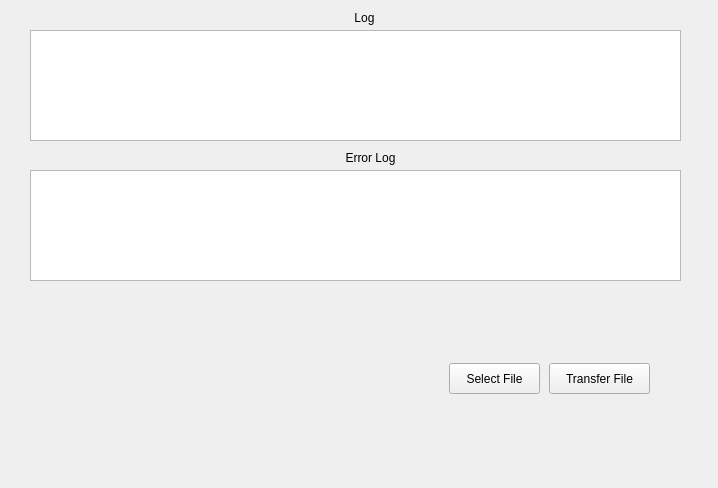
<?xml version="1.0" encoding="UTF-8"?>
<ui version="4.0">
 <class>Widget</class>
 <widget class="QWidget" name="Widget">
  <property name="geometry">
   <rect>
    <x>0</x>
    <y>0</y>
    <width>718</width>
    <height>488</height>
   </rect>
  </property>
  <property name="windowTitle">
   <string>Server</string>
  </property>
  <widget class="QTextEdit" name="textEdit">
   <property name="geometry">
    <rect>
     <x>30</x>
     <y>30</y>
     <width>651</width>
     <height>111</height>
    </rect>
   </property>
  </widget>
  <widget class="QPushButton" name="btnSelect">
   <property name="geometry">
    <rect>
     <x>449</x>
     <y>363</y>
     <width>91</width>
     <height>31</height>
    </rect>
   </property>
   <property name="text">
    <string>Select File</string>
   </property>
  </widget>
  <widget class="QPushButton" name="btnSend">
   <property name="geometry">
    <rect>
     <x>549</x>
     <y>363</y>
     <width>101</width>
     <height>31</height>
    </rect>
   </property>
   <property name="text">
    <string>Transfer File</string>
   </property>
  </widget>
  <widget class="QTextEdit" name="ErrorLog">
   <property name="geometry">
    <rect>
     <x>30</x>
     <y>170</y>
     <width>651</width>
     <height>111</height>
    </rect>
   </property>
  </widget>
  <widget class="QLabel" name="label">
   <property name="geometry">
    <rect>
     <x>250</x>
     <y>150</y>
     <width>241</width>
     <height>16</height>
    </rect>
   </property>
   <property name="text">
    <string>Error Log</string>
   </property>
   <property name="alignment">
    <set>Qt::AlignCenter</set>
   </property>
  </widget>
  <widget class="QLabel" name="label_2">
   <property name="geometry">
    <rect>
     <x>340</x>
     <y>10</y>
     <width>49</width>
     <height>16</height>
    </rect>
   </property>
   <property name="text">
    <string>Log</string>
   </property>
   <property name="alignment">
    <set>Qt::AlignCenter</set>
   </property>
  </widget>
 </widget>
 <resources/>
 <connections/>
</ui>
